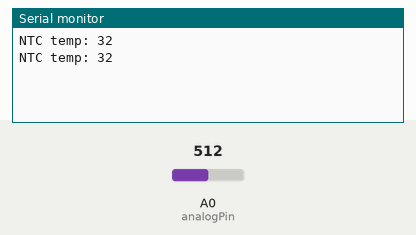
A sketch run on a simulated Arduino Uno, built with avr-gcc and run on an emulated ATmega328P. On the bench: the last lines printed to the serial monitor. The test bench sets the inputs (shaded band); at power-on: A0 (analogPin) = 512.

Above: at 1.8 s.
1.9 s: A0 (analogPin) set to 716
At 2.8 s:
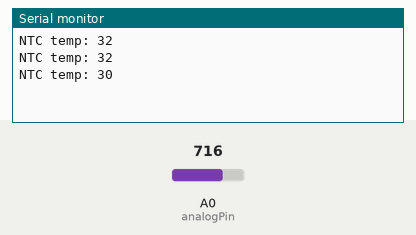
3.4 s: A0 (analogPin) set to 306
At 4.7 s:
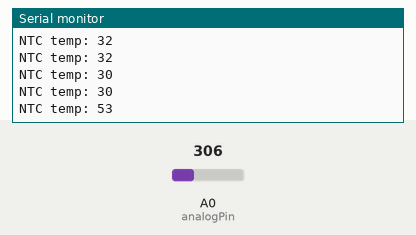
Timing chart, 0 to 6.4 s (numbered marks = the images above; inputs shaded):
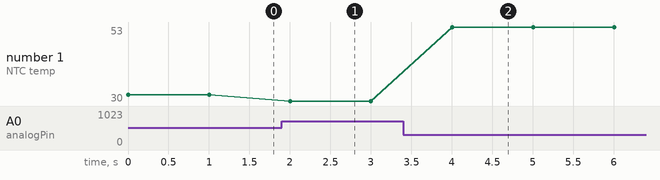

The sketch:

NTCTemp.ino
```cpp
#define THSourceVoltage 5.0
#define THRES       7500

const int analogPin = A0;
int value;

unsigned int temptable[] = {8019,7679,7356,7048,6754,6475,6209,5956,5714,5484,
                                    5264,5055,4855,4664,4482,4308,4143,3984,3833,3688,
                                    3549,3417,3291,3170,3054,2943,2837,2735,2637,2544,
                                    2455,2369,2286,2207,2132,2059,1989,1922,1858,1796,
                                    1736,1679,1624,1571,1521,1472,1425,1379,1336,1294,
                                    1253,1214,1176,1140,1105,1072,1039,1008,977,948,
                                    920,893,867,841,817,793,770,748,727,706,
                                    686,667,649,631,613,596};

unsigned char temp;

void setup() {
  // put your setup code here, to run once:
  Serial.begin(9600);
}

void loop() {
  // put your main code here, to run repeatedly:
  value = analogRead(analogPin);
  temp = calTemp((THSourceVoltage * value)/1023);
  Serial.print("NTC temp: ");
  Serial.println(temp);
  Serial.println("");
  delay(1000);
}


float calVoltage(unsigned int value)
{
  return THSourceVoltage * value/(value + THRES);
}

unsigned char calTemp(float value)
{
  unsigned char x,res;
  float xc;
  for(x = 0; x < sizeof(temptable)/sizeof(unsigned int); x++)
  {
    xc = calVoltage(temptable[x]);
    if(xc <= value)
    {
      res = 1;
      break;
    }
  }

  if(res)
    return (30 + x);

  return 0;
}
```

Measured:
- after the input at 1.9 s, the serial monitor: prints a new line after 0.10 s (image 1)
- after the input at 3.4 s, the serial monitor: prints a new line after 0.60 s (image 2)
- plotted number 1: 32 → 30 after the input at 1.9 s, 30 → 53 after the input at 3.4 s
